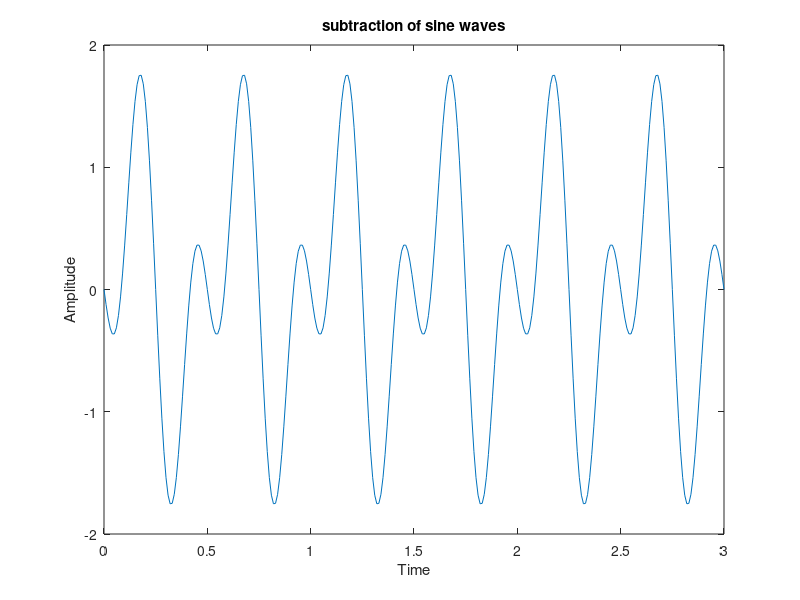

Write the MATLAB code that produced this figure.
f1=2;
f2=4;
t=0:0.01:3;
x1=sin(2*pi*f1*t);
x2=sin(2*pi*f2*t);
x=x1-x2;
plot(t,x);
xlabel('Time');
ylabel('Amplitude');
title("subtraction of sine waves");
